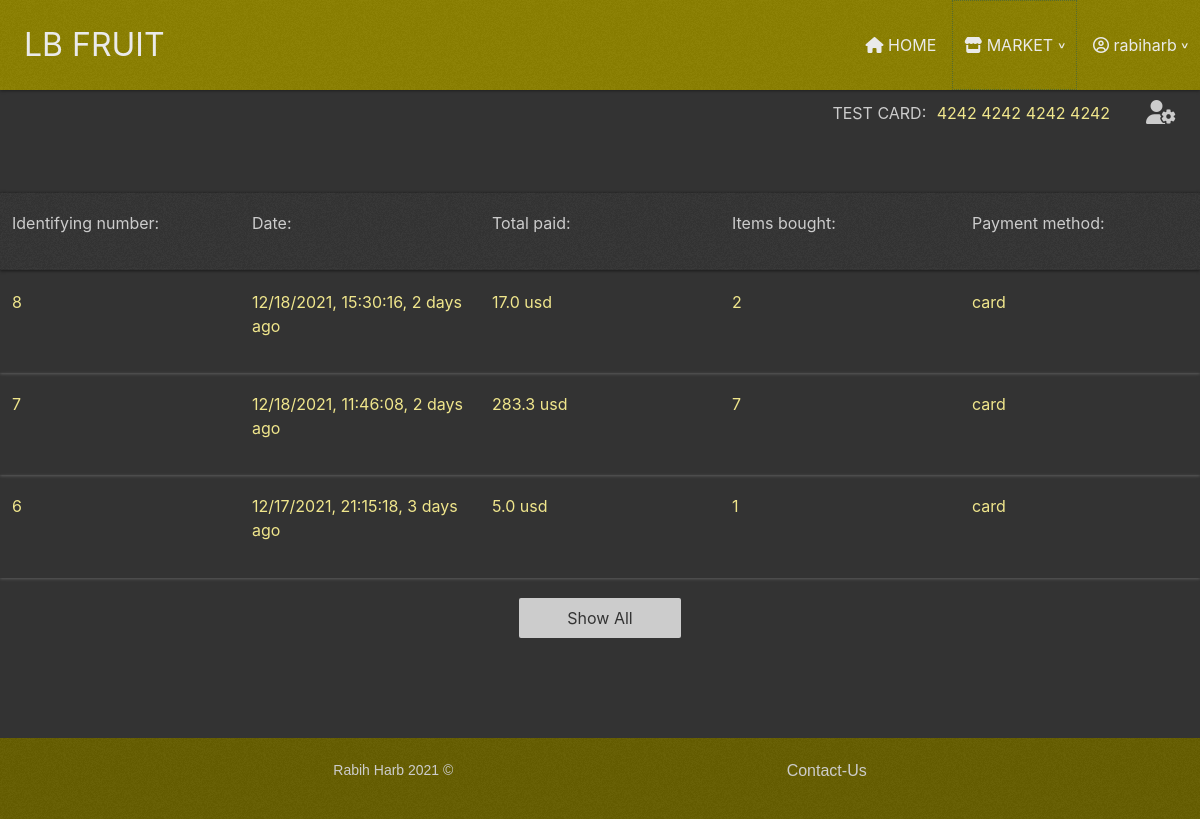
Page /user-profile (signed in) on the committed database.
### lebshop/db_models.py (models this page shows)
class User(UserMixin, db.Model):
    __tablename__ = "users"
    id = db.Column(db.Integer(), primary_key=True)
    user_name = db.Column(db.String(50), nullable=False, unique=True)
    email = db.Column(db.String(200), nullable=False, unique=True)
    password = db.Column(db.String(1000), nullable=False)

class CheckOutSessionData(db.Model):
    __tablename__ = "checkout_session_data"
    id = db.Column(db.Integer(), primary_key=True)
    user_id = db.Column(db.Integer(), db.ForeignKey("users.id"))
    total_amount = db.Column(db.String(20), nullable=False)
    currency = db.Column(db.String(8), nullable=False)
    session_date = db.Column(db.String(30), nullable=False)
    items_count = db.Column(db.String(9999), nullable=False)
    payment_method = db.Column(db.String(20), nullable=False)

### lebshop/routes.py (the view, shortened to what this page needs)
@app.route("/user-profile")
def user_profile():
    user_sessions = CheckOutSessionData.query.filter_by(
        user_id=current_user.id).all()
    user_sessions = user_sessions[::-1]
    date_diffs = {}
    for session in user_sessions:
        d1 = datetime.strptime(session.session_date, "%m/%d/%Y, %H:%M:%S")
        d2 = datetime.strptime(datetime.now().strftime(
            "%m/%d/%Y, %H:%M:%S"), "%m/%d/%Y, %H:%M:%S")
        time_diff = abs((d2 - d1).days)
        if time_diff <= 1:
            time_uom = "day"
        else:
            time_uom = "days"
        date_diffs[session.id] = {"time_diff": time_diff, "time_uom": time_uom}
    return render_template("user_profile.html", user_sessions=user_sessions, date_diffs=date_diffs)

### lebshop/routes.py (called while the page is built)
@ login_manager.user_loader
def load_user(user_id):
    return User.query.get(user_id)

### lebshop/templates/user_profile.html (shortened to what this page needs)
<!DOCTYPE html>
<html lang="en">
  <head>
    {% include "head_data.html" %}
    <link
      rel="stylesheet"
      href="{{ url_for('static', filename='css/user_profile.css')}}"
    />
  </head>
  <body>
    {% include "nav_bar.html" %}
    <section id="userDashboard">
      <div class="dashboard-icon-cont">
        <p
          style="color: #ccc; margin-right: 20px"
          title="use this card number on checkout, double-click to copy."
        >
          TEST CARD:
          <button
            class="card-number-span focus-text"
            style="
              cursor: pointer;
              border: none;
              outline: none;
              background-color: #333;
              position: relative;
              display: inline-block;
            "
            ondblclick="alertCopy(this)"
          >
            4242 4242 4242 4242
          </button>
        </p>
        <i class="fas fa-user-cog" title="account settings"></i>
      </div>
    </section>
    <section id="userInfo">
      <div class="user-sessions-cont">
        <div class="user-session-item flex-cont user-session-header">
          <p class="id-text flex-item">Identifying number:</p>
          <p class="date-text flex-item">Date:</p>
          <p class="total-text flex-item">Total paid:</p>
          <p class="number-items-text flex-item">Items bought:</p>
          <p class="payment-method-text flex-item">Payment method:</p>
        </div>
        {% for session in user_sessions[:3]: %}
        <div class="user-session-item flex-cont">
          <p class="id-text flex-item">
            <span class="focus-text">{{ session.id }}</span>
          </p>
          <p class="date-text flex-item">
            <span class="focus-text"
              >{{ session.session_date}}, {{ date_diffs[session.id]["time_diff"]
              }} {{ date_diffs[session.id]["time_uom"] }} ago</span
            >
          </p>
          <p class="total-text flex-item">
            <span class="focus-text"
              >{{ session.total_amount }} {{ session.currency }}</span
            >
          </p>
          <p class="number-items-text flex-item">
            <span class="focus-text">{{ session.items_count }}</span>
          </p>
          <p class="payment-method-text flex-item">
            <span class="focus-text">{{ session.payment_method }}</span>
          </p>
        </div>
        {% endfor %}
      </div>
    </section>
    {% if user_sessions[3:]: %}
    <button type="button" id="sellAllBtn" onclick="displaySeeAll(this)">
      Show All
    </button>
    {% endif %} {% include "footer.html" %}
  </body>
</html>

### lebshop/templates/nav_bar.html (shortened to what this page needs)
<div class="my_nav-flex-cont">
  <div class="my_logo-cont nav-flex-item">
    <span
      ><a href="{{ url_for('home')}}" class="my_logo-link">LB FRUIT</a></span
    >
  </div>
  <div class="my_nav-cont nav-flex-item">
    <div class="absolute-cont">
      <nav>
        <span class="my_nav-item"
          ><a href="{{ url_for('home')}}" class="my_nav-link" tabindex="-1"
            ><i class="fas fa-home"></i> HOME</a
          ></span
        >
        <div class="my_nav-item shop-nav-item" onclick="expandShop()">
          <a
            type="button"
            class="my_nav-link my_shop-link"
            href="#"
            tabindex="-1"
          >
            <i class="fas fa-store"></i> MARKET
            <span class="almost-down-arow">^</span>
          </a>
        </div>
        {% if not current_user.is_authenticated %}
        <span class="my_nav-item"
          ><a href="{{ url_for('login')}}" class="my_nav-link" tabindex="-1"
            ><i class="fas fa-sign-in-alt"></i> LOGIN</a
          >
        </span>
        <span class="my_nav-item"
          ><a href="{{ url_for('signup') }}" class="my_nav-link" tabindex="-1"
            ><i class="fas fa-user-plus"></i> SIGNUP</a
          ></span
        >
        {% else %}
        <div class="my_nav-item my-user-menu" onclick="expandUser()">
          <a href="#" class="my_nav-link user-menu-link" tabindex="-1"
            ><i class="far fa-user-circle"></i> {{ current_user.user_name }}
            <span class="almost-down-arow">^</span></a
          >
        </div>
        {% endif %}
      </nav>
    </div>
  </div>
</div>

### lebshop/static/css/nav_bar_style.css (style rules this page uses)
.my_nav-flex-cont { display: flex; justify-content: space-between; align-items: center; background: url(../img/wtfff.png), teal; position: sticky; box-shadow: 0 -1px 0 rgba(0, 0, 0, 0.2), 0 1px 3px rgba(0, 0, 0, 0.4); top: 0; z-index: 99999; }
.my_nav-item { display: inline; position: relative; }
.my_nav-link, .my_logo-link, .shop-link-item-link { text-decoration: none; color: #eaeaea; }
.my_nav-link { padding: 2rem 0.7rem; cursor: pointer; }
.my_logo-cont { color: #eaeaea; font-size: 2rem; padding: 1rem 1.5rem; }
.my_shop-link { display: inline-block; position: relative; border: 1px dotted darkolivegreen; }
.almost-down-arow { color: #eaeaea; transition: 300ms; transition-timing-function: ease-out; transform: translateY(-10%) rotate(180deg); display: inline-block; }
.shop-nav-item { user-select: none; overflow: visible; }
.my-user-menu { position: relative; }
.user-menu-link { display: inline-block; position: relative; }

### lebshop/static/css/user_profile.css (style rules this page uses)
body { background-color: #333; }
.my_nav-flex-cont { background: url(../img/wtfff.png), #8b8000; }
#userInfo { margin-top: 50px; }
.user-sessions-cont { color: #ccc; background-color: #333; }
.focus-text { color: khaki; }
.user-session-item { display: flex; box-shadow: 0 1px 3px rgba(255, 255, 255, 0.2); justify-content: space-around; padding: 1.2rem 0; }
.user-session-header { background: url(../img/wtfff.png); box-shadow: inset 0 -1px 0 rgba(0, 0, 0, 0.2), 0 1px 3px rgba(0, 0, 0, 0.5), inset 0 1px 0 rgba(0, 0, 0, 0.2); }
.flex-item { flex-basis: 18%; }
.dashboard-icon-cont { display: flex; justify-content: flex-end; margin-top: 10px; padding: 0 1.5rem; }
.dashboard-icon-cont > i { color: #ccc; font-size: 1.5rem; cursor: pointer; margin-left: 10px; }
#sellAllBtn { transition: 200ms; z-index: 1; color: #333; background-color: #ccc; border-radius: 2px; padding: 0.5rem 3rem; border: none; outline: none; display: block; margin: 20px auto 0; }

### rows in the picture
User: user_name "rabiharb"
CheckOutSessionData: id "8", session_date "12/18/2021, 15:30:16", items_count "2", id "days", total_amount "17.0", currency "usd", payment_method "card"
CheckOutSessionData: id "7", session_date "12/18/2021, 11:46:08", id "2", id "days", total_amount "283.3", currency "usd", items_count "7", payment_method "card"
CheckOutSessionData: id "6", session_date "12/17/2021, 21:15:18", id "3", id "days", total_amount "5.0", currency "usd", items_count "1", payment_method "card"
